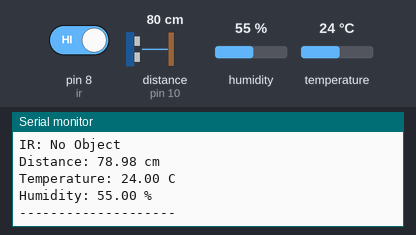
The sketch below on a simulated Arduino Uno, built with avr-gcc and run on an emulated ATmega328P. Shown: the last lines printed to the serial monitor. Wiring (inferred from the names in the program): ultrasonic range finder: trigger pin 9; echo pin 10. The test bench sets the inputs (shaded band); at power-on: pin 8 (ir) HIGH, distance to the obstacle (sensor on pin 10) 80 cm, humidity 55 %, temperature 24 °C. The echo pulse lasts 58.3 µs per cm.

Above: at 2.8 s.
2.9 s: pin 8 (ir) driven LOW
7.7 s: distance to the obstacle (sensor on pin 10) set to 2 cm
10.5 s: distance to the obstacle (sensor on pin 10) set to 35 cm
16.6 s: humidity set to 22 %
At 19.2 s:
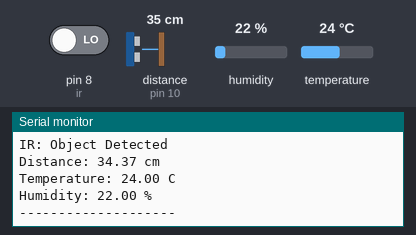
19.4 s: temperature set to 12 °C
At 21.9 s:
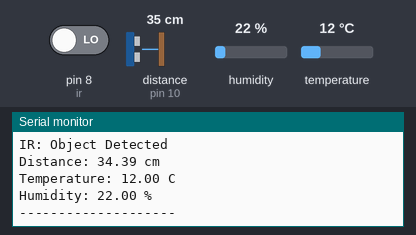
22.2 s: humidity set to 40 %
At 23.6 s:
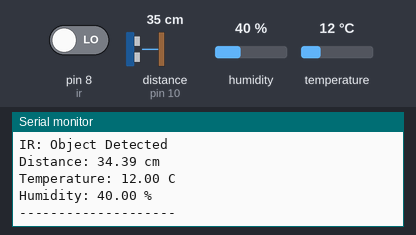
Timing chart, 0 to 25.2 s (numbered marks = the images above; inputs shaded):
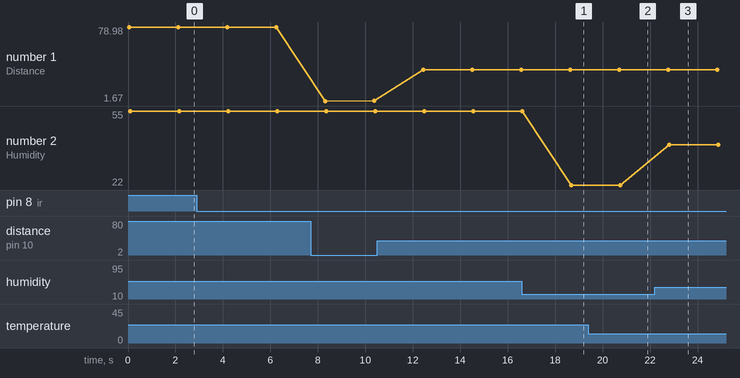

The sketch:

15_IR_DHT11_Ultrasonic.ino
```cpp
// IR + DHT11 + Ultrasonic
#include <DHT.h>

#define dht 7
#define DHTTYPE DHT11

int ir = 8;
int trig = 9;
int echo = 10;

DHT mydht(dht, DHTTYPE);

void setup()
{
  Serial.begin(9600);

  pinMode(ir, INPUT);
  pinMode(trig, OUTPUT);
  pinMode(echo, INPUT);

  mydht.begin();
}

void loop()
{
  int irValue = digitalRead(ir);

  long duration;
  float distance;

  digitalWrite(trig, LOW);
  delayMicroseconds(2);

  digitalWrite(trig, HIGH);
  delayMicroseconds(10);

  digitalWrite(trig, LOW);

  duration = pulseIn(echo, HIGH);

  distance = duration * 0.034 / 2;

  float humidity = mydht.readHumidity();
  float temp = mydht.readTemperature();

  if (irValue == LOW)
    Serial.println("IR: Object Detected");
  else
    Serial.println("IR: No Object");

  Serial.print("Distance: ");
  Serial.print(distance);
  Serial.println(" cm");

  Serial.print("Temperature: ");
  Serial.print(temp);
  Serial.println(" C");

  Serial.print("Humidity: ");
  Serial.print(humidity);
  Serial.println(" %");

  Serial.println("--------------------");

  delay(2000);
}
```

Measured:
- after the input at 16.6 s, the serial monitor: prints a new line after 2.1 s (image 1)
- after the input at 19.4 s, the serial monitor: prints a new line after 1.3 s (image 2)
- after the input at 22.2 s, the serial monitor: prints a new line after 0.61 s (image 3)
- plotted number 1: 78.98 → 1.68 after the input at 7.7 s, 1.68 → 34.37 after the input at 10.5 s
- plotted number 2: 55 → 22 after the input at 16.6 s, 22 → 40 after the input at 22.2 s
